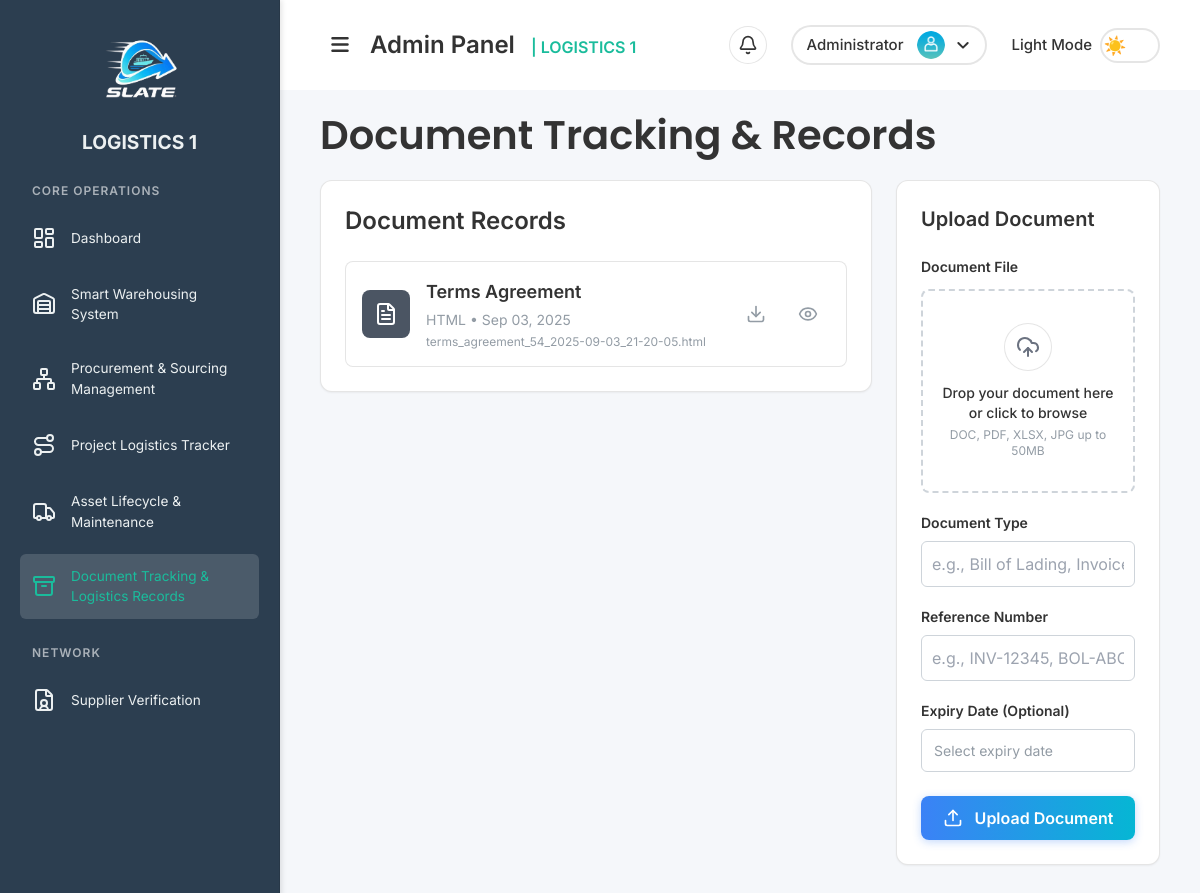
/pages/document_tracking_records.php (signed in), run on the app's committed database.
### tables this page shows
CREATE TABLE `documents` (
  `id` int NOT NULL,
  `file_name` varchar(255) NOT NULL,
  `file_path` varchar(255) NOT NULL,
  `document_type` varchar(100) DEFAULT NULL,
  `reference_number` varchar(100) DEFAULT NULL,
  `expiry_date` date DEFAULT NULL,
  `upload_date` timestamp NULL DEFAULT CURRENT_TIMESTAMP
);

### includes/functions/document.php (called while the page is built, shortened)
<?php
function getAllDocuments() {
    $conn = getDbConnection();
    $result = $conn->query("SELECT * FROM documents ORDER BY upload_date DESC");
    $documents = $result ? $result->fetch_all(MYSQLI_ASSOC) : [];
    return $documents;
}
?>

### pages/document_tracking_records.php (the view, shortened to what this page needs)
<?php
require_once '../includes/functions/document.php';
$documents = getAllDocuments();
?>
<!DOCTYPE html>
<html lang="en">
<head>
  <link rel="stylesheet" href="../assets/css/styles.css">
  <link rel="stylesheet" href="../assets/css/sidebar.css">
  <link rel="stylesheet" href="https://cdnjs.cloudflare.com/ajax/libs/font-awesome/6.7.2/css/all.min.css">
  <script src="https://cdn.tailwindcss.com"></script>
</head>
<body class="sidebar-active">
  <div class="sidebar" id="sidebar"> <?php include '../partials/sidebar.php'; ?> </div>
  <div class="main-content-wrapper" id="mainContentWrapper">
    <div class="content" id="mainContent">
      <?php include '../partials/header.php'; ?>
      <h1 class="font-semibold page-title">Document Tracking & Records</h1>
      <div class="grid grid-cols-1 lg:grid-cols-3 gap-6">
        <div class="col-span-1 lg:col-span-2">
          <div class="bg-[var(--card-bg)] border border-[var(--card-border)] rounded-xl p-6 shadow-sm">
            <div class="flex justify-between items-center mb-6">
              <h2 class="text-2xl font-semibold text-[var(--text-color)]">Document Records</h2>
            </div>
            <div class="space-y-3">
              <?php if (empty($documents)): ?>
                <div class="text-center py-8 text-[var(--placeholder-color)]">
                  <i data-lucide="file-x" class="w-12 h-12 mx-auto mb-3 opacity-50"></i>
                  <p>No documents uploaded yet</p>
                </div>
              <?php else: ?>
                <?php foreach($documents as $doc): ?>
                  <?php
                    $fileExtension = pathinfo($doc['file_name'], PATHINFO_EXTENSION);
                    $fileTypeDisplay = strtoupper($fileExtension);
                    $bgColor = 'bg-gray-600 dark:bg-gray-700';
                    $textColor = 'text-white font-bold dark:text-gray-300';
                  ?>
                  <div class="flex items-center p-4 bg-[var(--card-bg)] border border-[var(--card-border)] rounded-lg hover:shadow-md transition-shadow group">
                    <div class="flex-shrink-0 mr-4">
                      <div class="w-12 h-12 rounded-lg <?php echo $bgColor; ?> flex items-center justify-center">
                        <i data-lucide="file-text" class="w-6 h-6 <?php echo $textColor; ?>"></i>
                      </div>
                    </div>
                    <div class="flex-1 min-w-0">
                      <h3 class="text-lg font-semibold text-[var(--text-color)] truncate">
                        <?php echo htmlspecialchars($doc['document_type']); ?>
                      </h3>
                      <p class="text-sm text-[var(--placeholder-color)] mt-1">
                        <?php echo $fileTypeDisplay; ?> • <?php echo date('M d, Y', strtotime($doc['upload_date'])); ?>
                      </p>
                      <p class="text-xs text-[var(--placeholder-color)] mt-1 truncate">
                        <?php echo htmlspecialchars($doc['file_name']); ?>
                      </p>
                    </div>
                    <div class="flex-shrink-0 ml-4 flex items-center space-x-2">
                      <a href="../<?php echo htmlspecialchars($doc['file_path']); ?>" target="_blank"
                         class="p-3 text-[var(--placeholder-color)] hover:text-[var(--text-color)] hover:bg-[var(--input-bg)] rounded-lg transition-colors"
                         title="Download file">
                        <i data-lucide="download" class="w-5 h-5"></i>
                      </a>
                      <button type="button"
                              onclick="openDocumentDetails(<?php echo htmlspecialchars(json_encode($doc)); ?>)"
                              class="p-3 text-[var(--placeholder-color)] hover:text-[var(--text-color)] hover:bg-[var(--input-bg)] rounded-lg transition-colors"
                              title="View details">
                        <i data-lucide="eye" class="w-5 h-5"></i>
          </button>
                    </div>
                  </div>
                <?php endforeach; ?>
              <?php endif; ?>
            </div>
          </div>
        </div>
        <div class="hidden lg:block lg:col-span-1">
          <div class="bg-[var(--card-bg)] border border-[var(--card-border)] rounded-xl p-6 shadow-sm sticky top-6">
            <h2 class="text-xl font-semibold text-[var(--text-color)] mb-6 flex items-center">
              Upload Document
            </h2>
            <form action="document_tracking_records.php" method="POST" enctype="multipart/form-data" id="uploadDocumentForm">
              <div class="mb-5">
                <label for="documentFile" class="block text-sm font-semibold mb-3 text-[var(--text-color)]">Document File</label>
                <div class="relative w-full">
                  <div id="dropZone" class="relative w-full min-h-[120px] border-2 border-dashed border-[var(--input-border)] rounded-lg bg-[var(--input-bg)] transition-all duration-200 ease-in-out focus-within:border-blue-500 focus-within:ring-3 focus-within:ring-blue-500/10">
                    <div id="documentUploadPrompt" class="flex flex-col items-center justify-center py-8 px-4 text-center">
                      <div class="w-12 h-12 rounded-full bg-white dark:bg-[var(--card-bg)] border border-[var(--card-border)] flex items-center justify-center mb-3 transition-colors duration-200">
                        <i data-lucide="cloud-upload" class="w-6 h-6 text-gray-500 dark:text-gray-400"></i>
                      </div>
                      <p class="text-sm font-medium text-[var(--text-color)] mb-1">Drop your document here or click to browse</p>
                      <p class="text-xs text-[var(--placeholder-color)]">DOC, PDF, XLSX, JPG up to 50MB</p>
                    </div>
                  </div>
                </div>
              </div>
              <div class="mb-5">
                <label for="document_type" class="block text-sm font-semibold mb-2 text-[var(--text-color)]">Document Type</label>
                <input type="text"
                       name="document_type"
                       id="document_type"
                       placeholder="e.g., Bill of Lading, Invoice"
                       required
                       class="w-full p-2.5 border border-[var(--input-border)] rounded-md bg-[var(--input-bg)] text-[var(--input-text)]">
              </div>
              <div class="mb-5">
                <label for="reference_number" class="block text-sm font-semibold mb-2 text-[var(--text-color)]">Reference Number</label>
                <input type="text"
                       name="reference_number"
                       id="reference_number"
                       placeholder="e.g., INV-12345, BOL-ABCDE"
                       class="w-full p-2.5 border border-[var(--input-border)] rounded-md bg-[var(--input-bg)] text-[var(--input-text)]">
              </div>
              <div class="mb-6">
                <label for="expiry_date" class="block text-sm font-semibold mb-2 text-[var(--text-color)]">Expiry Date (Optional)</label>
              </div>
              <button type="submit" class="w-full btn-primary flex items-center justify-center">
                <i data-lucide="upload" class="w-5 h-5 mr-2"></i>
                Upload Document
              </button>
            </form>
          </div>
        </div>
      </div>
    </div>
  </div>
</body>
</html>

### assets/css/styles.css (style rules this page uses)
* { margin: 0; padding: 0; box-sizing: border-box; font-family: 'Inter', sans-serif; }
:root { --bg-color: #f5f7fa; --text-color: #333333; --primary-color: #1abc9c; --accent-color: #00c6ff; --danger-color: #e74c3c; --sidebar-bg: #2c3e50; --sidebar-text: #ecf0f1; --card-bg: #ffffff; --card-border: rgba(0, 0, 0, 0.1); --input-bg: #ffffff; --input-border: #ced4da; --input-text: #495057; --border-color: rgba(0, 0, 0, 0.1); --primary-btn-bg: linear-gradient(to right, #0072ff, #00c6ff); --primary-btn-hover-bg: linear-gradient(to right, #0052cc, #009ee3); --cancel-btn-bg: #e0e0e0; --scrollbar-thumb-hover-color: #556b7a; --subtitle-color: #464646; --description-color: #52555a; --close-btn-hover-bg: #f0f0f0; --placeholder-color: #939ca5; --dropdown-item-hover: rgba(0, 0, 0, 0.05); --icon-container-bg: #f3f4f6; --pagination-text: #6b7280; --pagination-text-hover: #2563eb; --pagination-bg-hover: #f3f4f6; --pagination-ellipsis: #9ca3af; --pagination-info: #6b7280; --scrollbar-track: #f1f1f1; --scrollbar-thumb: #c1c1c1; --scrollbar-thumb-hover: #a8a8a8; }
* { scrollbar-width: thin; scrollbar-color: var(--scrollbar-thumb) var(--scrollbar-track); }
body { height: 100vh; display: flex; background: var(--bg-color); color: var(--text-color); transition: background-color 0.5s ease, color 0.5s ease; }
.content { flex: 1; padding: 0 40px 40px 40px; }
.page-title { color: var(--text-color); font-family: 'Poppins', sans-serif; font-weight: 600; font-size: 2.5rem; margin-bottom: 15px; }
.hidden { display: none; }
.btn-primary { background: linear-gradient(to right, #3b82f6, #06b6d4); color: white; padding: 10px 20px; border-radius: 8px; border: none; cursor: pointer; font-weight: 600; transition: all 0.3s ease; box-shadow: 0 2px 8px rgba(59, 130, 246, 0.3); display: inline-flex; align-items: center; gap: 4px; }

### assets/css/sidebar.css (style rules this page uses)
html.loaded body { visibility: visible !important; opacity: 1 !important; transition: opacity 0.2s ease-in-out; }
.main-content-wrapper { flex: 1; display: flex; flex-direction: column; overflow-y: auto; height: 100vh; margin-left: 280px; transition: margin-left 0.5s ease; }
.sidebar { width: 280px; min-width: 250px; background: var(--sidebar-bg); color: var(--sidebar-text); padding: 20px; transition: all 0.5s ease; transform: translateX(0); position: fixed; top: 0; left: 0; height: 100vh; overflow-y: auto; overflow-x: hidden; box-shadow: 2px 0 5px rgba(0,0,0,0.1); border-right: 1px solid var(--border-color); z-index: 200; }
html.loaded .sidebar { opacity: 1; visibility: visible; }

### data on the page
documents: document_type "Terms Agreement", file_name "HTML", upload_date "Sep 03, 2025", file_name "terms_agreement_54_2025-09-03_21-20-05.html"
